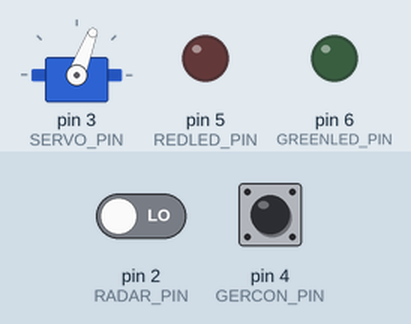
The sketch below on a simulated Arduino Uno, built with avr-gcc and run on an emulated ATmega328P. Shown: servo, output pins drawn as LEDs (lit = HIGH). Wiring (inferred from the names in the program): servo: signal pin 3. The test bench sets the inputs (shaded band); at power-on: pin 4 (GERCON_PIN) HIGH, pin 2 (RADAR_PIN) LOW. Servo pulses on a pin are drawn as a servo (544–2400 µs = 0–180°); pins used as bus, display or sensor lines are not drawn.

Above: at 3.8 s.
3.9 s: pin 4 (GERCON_PIN) pulled LOW for 0.15 s
At 4.75 s:
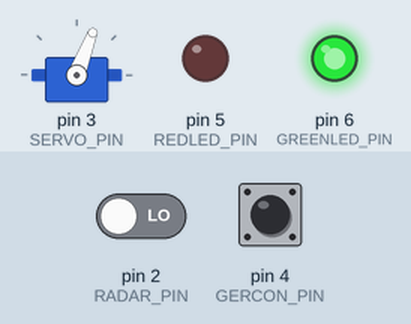
Timing chart, 0 to 12.9 s (numbered marks = the images above; inputs shaded):
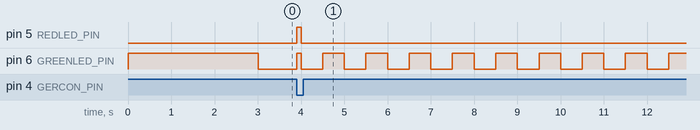

Measured:
- after the input at 3.9 s, pin 5 (REDLED_PIN): LOW → HIGH at once, → LOW 0.09 s later; pin 6 (GREENLED_PIN): LOW → HIGH at once, then repeats every 1.0 s: LOW 0.50 s, HIGH 0.50 s

The sketch:

Flusher.ino
```cpp
// This is Arduino based toiletflusher code.
////////////////////////////////////////////
const int RADAR_PIN = 2;
const int SERVO_PIN = 3;
const int GERCON_PIN = 4;
const int REDLED_PIN = 5;
const int GREENLED_PIN = 6;

const int STATE_INIT        = 0;
const int STATE_READY       = 1;
const int STATE_PREWAIT     = 2;
const int STATE_WAIT        = 3;
const int STATE_DETECT      = 4;
const int STATE_PREARMED    = 5;
const int STATE_ARMED       = 6;
const int STATE_FLUSH       = 7;
const int STATE_FLUSH_GERCON = 8;
const int STATE_AFTERFLUSH  = 9;
const int STATE_IDLE        = 10;
const int STATE_GERCON      = 11;

const int LEDOFF = 0;
const int LEDON = 1;
const int LEDBLINK = 2;

unsigned int state = 0;
unsigned long stateStart = 0;
unsigned long currentTime;

int AFTERFLUSH_TIME = 2;
int FLUSH_TIME  =  5;
int IDLE_TIME =   30;
int ARMED_TIME =  180;
int WAIT_TIME =   30;
int DETECT_TIME = 120;
int GERCON_TIME = 10;

void setup() {
  pinMode(RADAR_PIN, INPUT);
  pinMode(SERVO_PIN, OUTPUT);
  pinMode(GERCON_PIN,INPUT_PULLUP);
  pinMode(REDLED_PIN, OUTPUT);
  pinMode(GREENLED_PIN, OUTPUT);

  digitalWrite(SERVO_PIN, 0);
  digitalWrite(REDLED_PIN, 0);
  digitalWrite(GREENLED_PIN, 0);

  stateStart = micros();
  state = STATE_INIT;
}


void loop() {
  currentTime = micros();

  if (currentTime < stateStart) {
    stateStart = currentTime;
  }

  int oldState = state;

  switch(state) {
    case STATE_INIT:
      setLEDs(LEDOFF, LEDON);
      pulse(0);

      if (stateSecs() > AFTERFLUSH_TIME) {
        state = STATE_READY;
      }

      break;

    case STATE_READY:
      setLEDs(LEDOFF, LEDOFF);

      if (isInfraSensorON())  {
          state = STATE_PREWAIT;
      }

      if (isGerconON()) {
        state = STATE_GERCON;
      }

      break;

    case STATE_PREWAIT:
      setLEDs(LEDON, LEDOFF);

      if (!isInfraSensorON())  {
          state = STATE_WAIT;
      }

      if (isGerconON()) {
        state = STATE_GERCON;
      }

      break;

    case STATE_WAIT:
      setLEDs(LEDBLINK, LEDOFF);

      if (stateSecs() > WAIT_TIME) {
          state = STATE_DETECT;
      }

      if (isGerconON()) {
        state = STATE_GERCON;
      }

      break;

     case STATE_DETECT:
      setLEDs(LEDON, LEDOFF);

      if (stateSecs() > DETECT_TIME) {
          state = STATE_READY;
      }

      if (isInfraSensorON())  {
          state = STATE_PREARMED;
      }

      if (isGerconON()) {
        state = STATE_GERCON;
      }

      break;

     case STATE_PREARMED:
      setLEDs(LEDON, LEDON);

      if (!isInfraSensorON())  {
          state = STATE_ARMED;
      }

      if (isGerconON()) {
        state = STATE_GERCON;
      }

      break;

     case STATE_ARMED:
      setLEDs(LEDOFF, LEDON);

      if (isInfraSensorON())  {
          state = STATE_PREARMED;
      }

      if (stateSecs() > ARMED_TIME) {
          state = STATE_FLUSH;
      }

      if (isGerconON()) {
        state = STATE_GERCON;
      }

      break;

    case STATE_FLUSH:
      setLEDs(LEDOFF, LEDOFF);
      pulse(1);

      if (stateSecs() > FLUSH_TIME) {
        state = STATE_AFTERFLUSH;
      }

      if (isGerconON()) {
        state = STATE_FLUSH_GERCON;
      }
      break;

    case STATE_FLUSH_GERCON:
      setLEDs(LEDON, LEDON);
      pulse(1);

      if (stateSecs() > FLUSH_TIME) {
        state = STATE_AFTERFLUSH;
      }
      break;

    case STATE_AFTERFLUSH:
      setLEDs(LEDOFF, LEDOFF);
      pulse(0);

      if (stateSecs() > AFTERFLUSH_TIME) {
        state = STATE_READY;
      }

      break;

    case STATE_GERCON:
      setLEDs(LEDBLINK, LEDBLINK);

      if (stateSecs() > GERCON_TIME) {
        state = STATE_AFTERFLUSH;
      }

      if (!isGerconON()) {
        state = STATE_IDLE;
      }
      break;

    case STATE_IDLE:
      setLEDs(LEDOFF, LEDBLINK);

      if (stateSecs() > IDLE_TIME) {
        state = STATE_READY;
      }
      break;
  }

  if (oldState != state) {
    stateStart = currentTime;
  }

  delayMicroseconds(20000);
}

void setLEDs(int redState, int greenState)
{
  setLED(REDLED_PIN, redState);
  setLED(GREENLED_PIN, greenState);
}

int isInfraSensorON()
{
  return digitalRead(RADAR_PIN);
}


int isGerconON()
{
  return !digitalRead(GERCON_PIN);
}

void setLED(int led, int ledState)
{
  switch(ledState) {
    case LEDOFF:
      digitalWrite(led, 0);
      break;

    case LEDON:
      digitalWrite(led, 1);
      break;

    case LEDBLINK:
      digitalWrite(led, (currentTime / 500000) % 2);
      break;
  }
}

int stateSecs()
{
  return (currentTime - stateStart) / 1000000;
}


void pulse(boolean isOn)
{
    digitalWrite(SERVO_PIN, 1);
    delayMicroseconds(isOn ? 1850 : 1250);
    digitalWrite(SERVO_PIN, 0);
}
```
